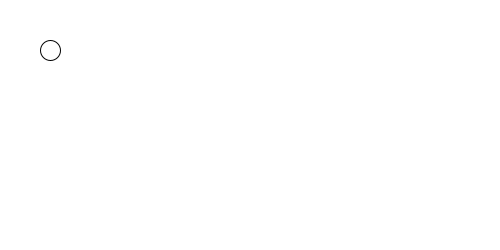
Frame 1 (no input)
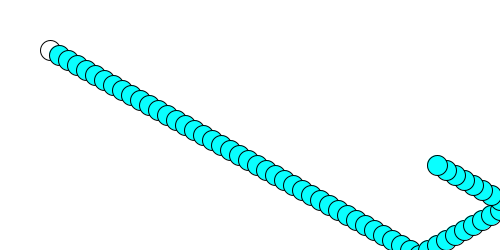
Frame 60 (the mouse pressed at the canvas centre just before this capture)
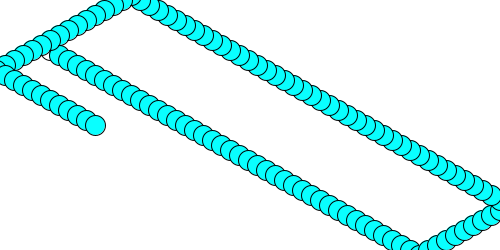
Frame 120 (the mouse held since frame 60 and released just before this capture)

The Processing sketch that drew these frames (run headless with seeded random() and noise(); from frame 60 on, the mouse is pressed at the canvas centre):

// Processing sketch: processing_127547
// ── processing_127547.pde

int x = 50;        // variables
int y = 50;

int dx = 9;        // velocity (9,5)
int dy = 5;

void setup() {  //setup function called initially, only once
  size(500, 250);
  background(255);  //set background white

}

void draw() {  //draw function loops 
  ellipse(x,y,20,20);
  fill(9,255,255);
  x = x + dx;
  y = y + dy;
  
  if (x > 500) {        // X axis collision
      dx = -9;
  }
  else if (x < 0) {
      dx = 9;
  }
  
  if (y > 250)  {      // Y axis collision
      dy *= -1;        // the same as dy = dy*(-1)
  }
  else if (y < 0) {
      dy *= -1;
  }
}
